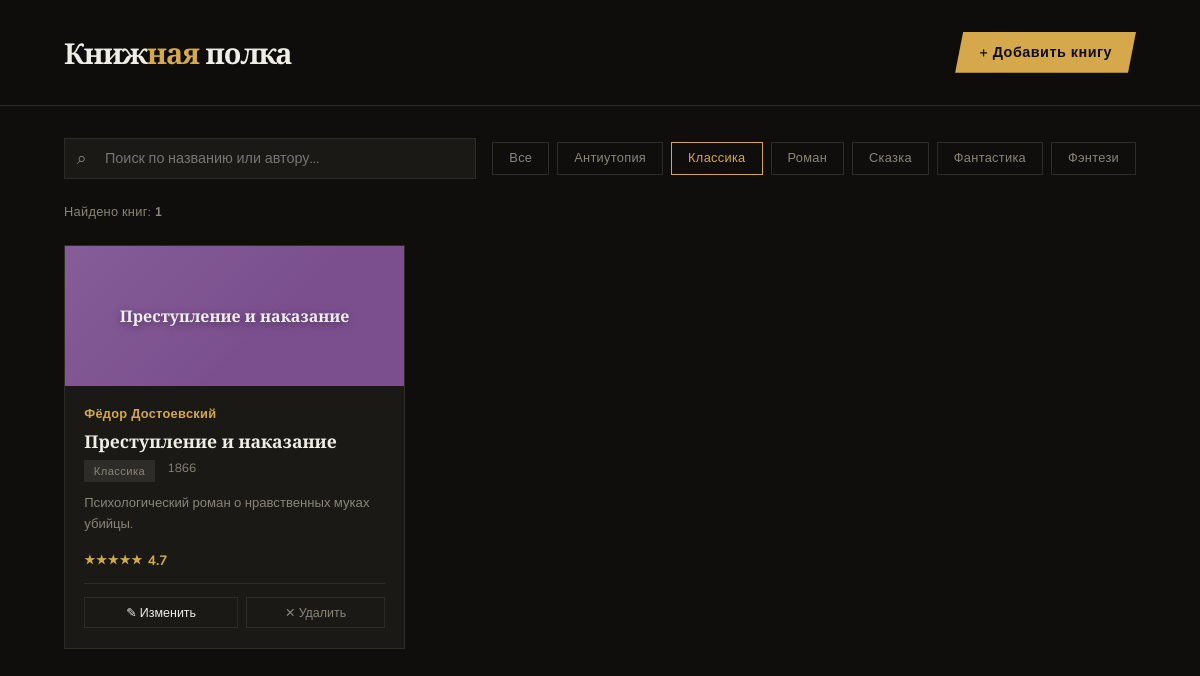
/?genre=Классика&search=, run on the app's committed database.
### tables this page shows
CREATE TABLE books (
            id INTEGER PRIMARY KEY AUTOINCREMENT,
            title TEXT NOT NULL,
            author TEXT NOT NULL,
            genre TEXT NOT NULL,
            year INTEGER,
            rating REAL DEFAULT 0,
            description TEXT,
            cover_color TEXT DEFAULT '#4A90D9'
        );

### app.py (the view)
@app.route('/')
def index():
    conn = get_db()
    genre_filter = request.args.get('genre', '')
    search = request.args.get('search', '')
    query = 'SELECT * FROM books'
    params = []
    conditions = []
    if genre_filter:
        conditions.append('genre = ?')
        params.append(genre_filter)
    if search:
        conditions.append('(title LIKE ? OR author LIKE ?)')
        params.extend([f'%{search}%', f'%{search}%'])
    if conditions:
        query += ' WHERE ' + ' AND '.join(conditions)
    query += ' ORDER BY rating DESC'
    books = conn.execute(query, params).fetchall()
    genres = [r[0] for r in conn.execute('SELECT DISTINCT genre FROM books ORDER BY genre').fetchall()]
    conn.close()
    return render_template('index.html', books=books, genres=genres, current_genre=genre_filter, search=search)

### app.py (called while the page is built)
def get_db():
    conn = sqlite3.connect(DB_PATH)
    conn.row_factory = sqlite3.Row
    return conn

### templates/index.html (shortened to what this page needs)
<!DOCTYPE html>
<html lang="ru">
<head>
</head>
<body>
<header>
  <div class="logo">Книж<span>ная</span> полка</div>
  <a href="/add" class="add-btn">+ Добавить книгу</a>
</header>
<div class="controls">
  <form method="get" class="search-wrap">
    <input type="text" name="search" placeholder="Поиск по названию или автору..." value="{{ search }}">
  </form>
  <div class="genre-tabs">
    <a href="/?search={{ search }}" class="genre-tab {% if not current_genre %}active{% endif %}">Все</a>
    {% for g in genres %}
    <a href="/?genre={{ g }}&search={{ search }}" class="genre-tab {% if g == current_genre %}active{% endif %}">{{ g }}</a>
    {% endfor %}
  </div>
</div>
<div class="stats-bar">Найдено книг: <strong>{{ books|length }}</strong></div>
<div class="grid">
  {% if books %}
    {% for b in books %}
    <div class="card">
      <div class="card-cover" style="background: {{ b.cover_color }};">
        <div class="cover-title">{{ b.title }}</div>
      </div>
      <div class="card-body">
        <div class="card-author">{{ b.author }}</div>
        <div class="card-title">{{ b.title }}</div>
        <div class="card-meta">
          <span class="card-genre">{{ b.genre }}</span>
          {% if b.year %}<span>{{ b.year }}</span>{% endif %}
        </div>
        {% if b.description %}
        <div class="card-desc">{{ b.description }}</div>
        {% endif %}
        <div class="rating">
          <span class="stars">★★★★★</span>
          {{ "%.1f"|format(b.rating) }}
        </div>
        <div class="card-actions">
          <a href="/edit/{{ b.id }}" class="btn-edit">✎ Изменить</a>
          <form method="post" action="/delete/{{ b.id }}" style="flex:1" onsubmit="return confirm('Удалить эту книгу?')">
            <button type="submit" class="btn-del" style="width:100%">✕ Удалить</button>
          </form>
        </div>
      </div>
    </div>
    {% endfor %}
  {% else %}
    <div class="empty">
      <p>Книги не найдены</p>
      <p>Попробуйте другой запрос или <a href="/" style="color:var(--accent)">сбросьте фильтры</a></p>
    </div>
  {% endif %}
</div>
</body>
</html>

### templates/index.html (style rules this page uses)
:root { --bg: #0F0E0C; --surface: #1A1916; --border: #2E2C28; --text: #F0EDE6; --muted: #8A8578; --accent: #D4A84B; --accent2: #E8534A; }
* { margin: 0; padding: 0; box-sizing: border-box; }
body { background: var(--bg); color: var(--text); font-family: 'Nunito', sans-serif; min-height: 100vh; }
header { border-bottom: 1px solid var(--border); padding: 2rem 4rem; display: flex; align-items: center; justify-content: space-between; position: sticky; top: 0; background: rgba(15,14,12,0.95); backdrop-filter: blur(12px); z-index: 100; }
.logo { font-family: 'Playfair Display', serif; font-size: 1.8rem; font-weight: 900; letter-spacing: -1px; }
.logo span { color: var(--accent); }
.add-btn { background: var(--accent); color: #0F0E0C; border: none; padding: .65rem 1.5rem; font-family: 'Nunito', sans-serif; font-weight: 700; font-size: .9rem; cursor: pointer; letter-spacing: .5px; text-decoration: none; transition: all .2s; clip-path: polygon(8px 0%, 100% 0%, calc(100% - 8px) 100%, 0% 100%); }
.controls { padding: 2rem 4rem 1rem; display: flex; gap: 1rem; align-items: center; flex-wrap: wrap; }
.search-wrap { position: relative; flex: 1; min-width: 220px; }
.search-wrap input { width: 100%; background: var(--surface); border: 1px solid var(--border); color: var(--text); padding: .6rem 1rem .6rem 2.5rem; font-family: 'Nunito', sans-serif; font-size: .9rem; outline: none; transition: border .2s; }
.search-wrap::before { content: '⌕'; position: absolute; left: .8rem; top: 50%; transform: translateY(-50%); color: var(--muted); font-size: 1.1rem; }
.genre-tabs { display: flex; gap: .5rem; flex-wrap: wrap; }
.genre-tab { padding: .4rem 1rem; border: 1px solid var(--border); background: transparent; color: var(--muted); font-family: 'Nunito', sans-serif; font-size: .8rem; cursor: pointer; text-decoration: none; transition: all .2s; letter-spacing: .3px; }
.genre-tab:hover, .genre-tab.active { border-color: var(--accent); color: var(--accent); }
.stats-bar { padding: .5rem 4rem 1.5rem; font-size: .8rem; color: var(--muted); letter-spacing: .3px; }
.grid { display: grid; grid-template-columns: repeat(auto-fill, minmax(280px, 1fr)); gap: 1.5rem; padding: 0 4rem 4rem; }
.card { background: var(--surface); border: 1px solid var(--border); overflow: hidden; transition: transform .25s, border-color .25s; position: relative; }
.card-cover { height: 140px; display: flex; align-items: center; justify-content: center; position: relative; overflow: hidden; }
.card-cover::after { content: ''; position: absolute; inset: 0; background: linear-gradient(135deg, rgba(255,255,255,.08) 0%, transparent 60%); }
.cover-title { font-family: 'Playfair Display', serif; font-weight: 700; font-size: 1rem; color: rgba(255,255,255,.9); text-align: center; padding: 1rem; position: relative; z-index: 1; line-height: 1.3; text-shadow: 0 2px 8px rgba(0,0,0,.4); }
.card-body { padding: 1.2rem; }
.card-author { font-size: .8rem; color: var(--accent); font-weight: 600; letter-spacing: .3px; margin-bottom: .4rem; }
.card-title { font-family: 'Playfair Display', serif; font-size: 1.1rem; font-weight: 700; line-height: 1.3; margin-bottom: .5rem; }
.card-meta { display: flex; gap: .8rem; font-size: .75rem; color: var(--muted); margin-bottom: .7rem; }
.card-genre { background: var(--border); padding: .2rem .6rem; font-size: .7rem; letter-spacing: .4px; }
.card-desc { font-size: .82rem; color: var(--muted); line-height: 1.6; margin-bottom: 1rem; display: -webkit-box; -webkit-line-clamp: 2; -webkit-box-orient: vertical; overflow: hidden; }
.rating { display: flex; align-items: center; gap: .3rem; font-size: .85rem; font-weight: 700; color: var(--accent); }
.stars { font-size: .75rem; letter-spacing: 1px; }
.card-actions { display: flex; gap: .5rem; margin-top: .8rem; padding-top: .8rem; border-top: 1px solid var(--border); }
.btn-edit, .btn-del { flex: 1; padding: .4rem; border: 1px solid var(--border); background: transparent; font-family: 'Nunito', sans-serif; font-size: .78rem; cursor: pointer; transition: all .2s; text-decoration: none; text-align: center; display: block; }
.btn-edit { color: var(--text); }
.btn-del { color: var(--muted); }

### data on the page
books: genre "Антиутопия"
books: genre "Роман"
books: genre "Сказка"
books: genre "Фантастика"
books: genre "Фэнтези"
books: title "Преступление и наказание", author "Фёдор Достоевский", genre "Классика", year "1866", description "Психологический роман о нравственных муках убийцы.", rating "4.7"

### other printed values
{{ g }} "Классика"
{{ books|length }} "1"
